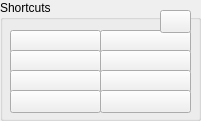
    <widget class="QGroupBox" name="groupBox">
     <property name="geometry">
      <rect>
       <x>160</x>
       <y>730</y>
       <width>201</width>
       <height>121</height>
      </rect>
     </property>
     <property name="title">
      <string>Shortcuts</string>
     </property>
     <widget class="QPushButton" name="btn_shortcuts_1">
      <property name="geometry">
       <rect>
        <x>10</x>
        <y>30</y>
        <width>91</width>
        <height>23</height>
       </rect>
      </property>
      <property name="text">
       <string/>
      </property>
     </widget>
     <widget class="QPushButton" name="btn_shortcuts_2">
      <property name="geometry">
       <rect>
        <x>10</x>
        <y>50</y>
        <width>91</width>
        <height>23</height>
       </rect>
      </property>
      <property name="text">
       <string/>
      </property>
     </widget>
     <widget class="QPushButton" name="btn_shortcuts_3">
      <property name="geometry">
       <rect>
        <x>10</x>
        <y>70</y>
        <width>91</width>
        <height>23</height>
       </rect>
      </property>
      <property name="text">
       <string/>
      </property>
     </widget>
     <widget class="QPushButton" name="btn_shortcuts_4">
      <property name="geometry">
       <rect>
        <x>10</x>
        <y>90</y>
        <width>91</width>
        <height>23</height>
       </rect>
      </property>
      <property name="text">
       <string/>
      </property>
     </widget>
     <widget class="QPushButton" name="btn_shortcuts_5">
      <property name="geometry">
       <rect>
        <x>100</x>
        <y>30</y>
        <width>91</width>
        <height>23</height>
       </rect>
      </property>
      <property name="text">
       <string/>
      </property>
     </widget>
     <widget class="QPushButton" name="btn_shortcuts_6">
      <property name="geometry">
       <rect>
        <x>100</x>
        <y>50</y>
        <width>91</width>
        <height>23</height>
       </rect>
      </property>
      <property name="text">
       <string/>
      </property>
     </widget>
     <widget class="QPushButton" name="btn_shortcuts_7">
      <property name="geometry">
       <rect>
        <x>100</x>
        <y>70</y>
        <width>91</width>
        <height>23</height>
       </rect>
      </property>
      <property name="text">
       <string/>
      </property>
     </widget>
     <widget class="QPushButton" name="btn_shortcuts_8">
      <property name="geometry">
       <rect>
        <x>100</x>
        <y>90</y>
        <width>91</width>
        <height>23</height>
       </rect>
      </property>
      <property name="text">
       <string/>
      </property>
     </widget>
     <widget class="QPushButton" name="btn_widget_shortcuts">
      <property name="geometry">
       <rect>
        <x>160</x>
        <y>10</y>
        <width>31</width>
        <height>23</height>
       </rect>
      </property>
      <property name="text">
       <string/>
      </property>
      <property name="icon">
       <iconset resource="icon.qrc">
        <normaloff>:/icons/icons/gears.png</normaloff>:/icons/icons/gears.png</iconset>
      </property>
      <property name="checkable">
       <bool>true</bool>
      </property>
     </widget>
    </widget>
